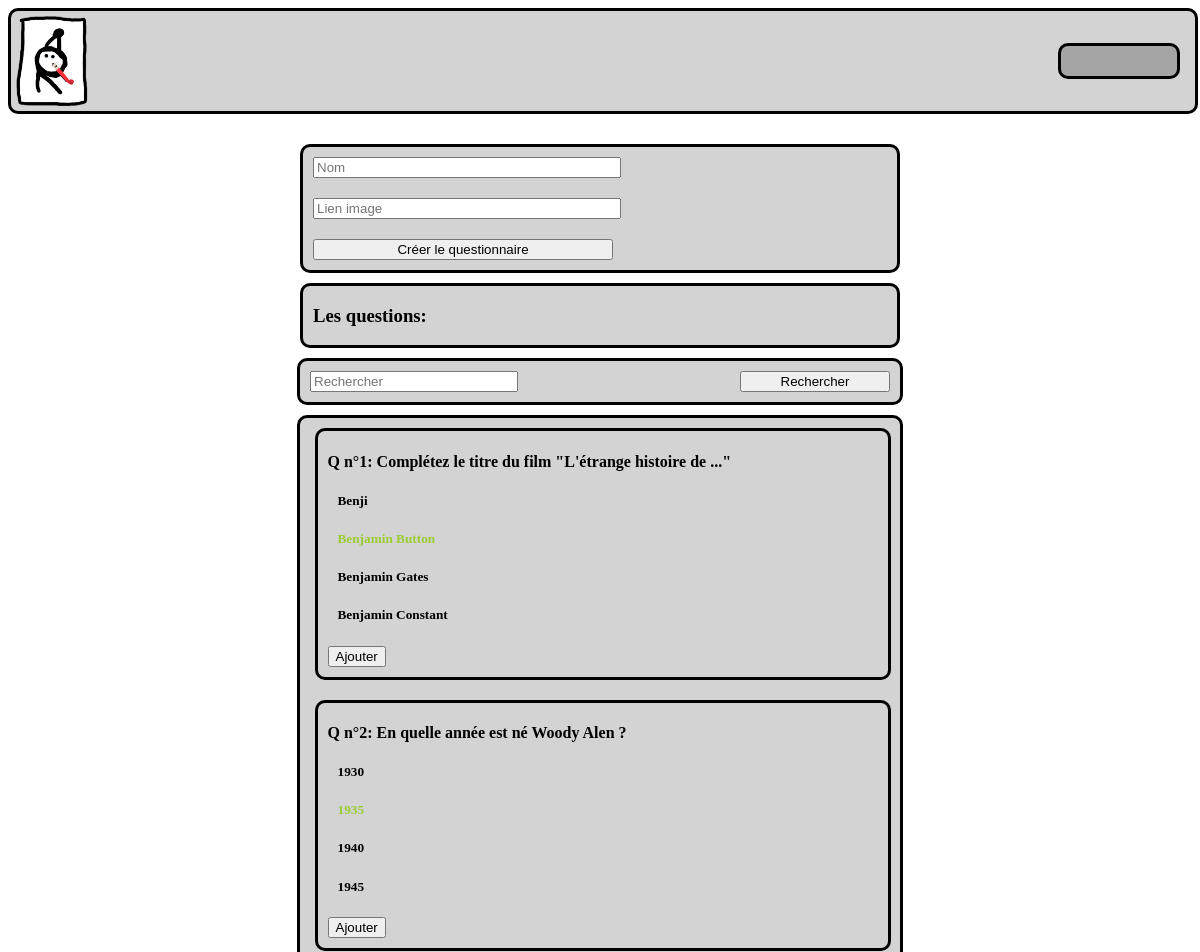
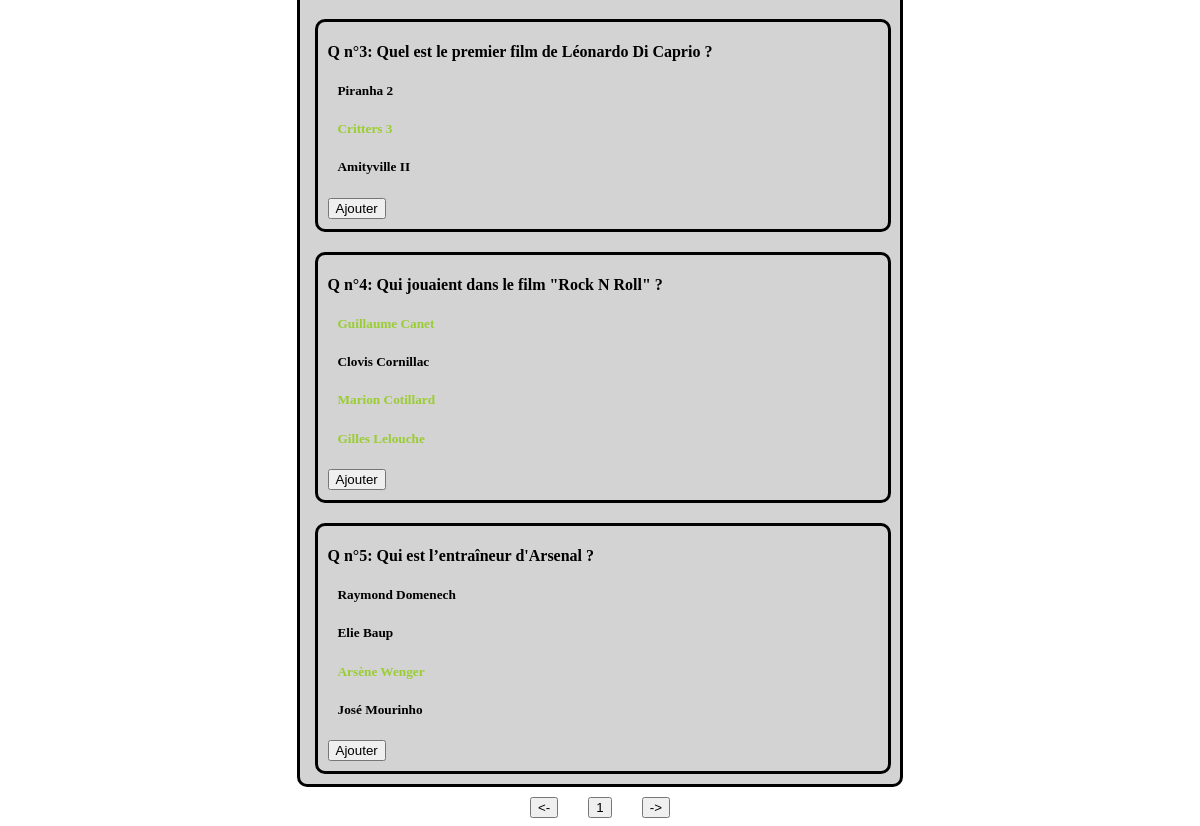
Page /PHP/creerQuestionnaire.php on the committed database (2 pictures, top to bottom).
### tables this page shows
CREATE TABLE IF NOT EXISTS `question` (
  `idQuestion` int(11) NOT NULL AUTO_INCREMENT,
  `libelleQuestion` varchar(100) NOT NULL,
  `type` int(11) NOT NULL,
  `nbReponse` int(11) NOT NULL,
  `nbBonneReponse` int(11) NOT NULL,
  `cheminImgQuestion` varchar(255) DEFAULT NULL,
  PRIMARY KEY (`idQuestion`)
);

CREATE TABLE IF NOT EXISTS `questionreponse` (
  `idQuestion` int(11) NOT NULL,
  `idReponse` int(11) NOT NULL,
  `ordre` int(11) NOT NULL,
  `bonne` int(11) NOT NULL,
  PRIMARY KEY (`idQuestion`,`idReponse`),
  KEY `idReponse` (`idReponse`)
);

CREATE TABLE IF NOT EXISTS `reponse` (
  `idReponse` int(11) NOT NULL AUTO_INCREMENT,
  `valeur` text NOT NULL,
  `cheminImage` varchar(1000) NOT NULL DEFAULT '',
  PRIMARY KEY (`idReponse`)
);

### PHP/creerQuestionnaire.php (the view, shortened to what this page needs)
<!DOCTYPE html>
<html lang="fr">
<head>
    <link rel="stylesheet" href="../CSS/creerQuestionnaire.css">
</head>
<body>
    <?php
    include "./cnx.php";
    $pageAct = 1;
    $questions = $cnx->prepare("SELECT idQuestion, libelleQuestion, type, nbReponse, nbBonneReponse, cheminImgQuestion
                                FROM question
                                LIMIT 0, 5");
    $questions->execute();
    ?>
    <div id="head">
        <div id="divLogo">
            <a href="./accueil.php"><img id="imgLogo" src="../MEDIAS/logoContour.png"></a>
        </div>
        <div id="divProfil">
        </div>
    </div>
    <div id="divCreerQuestionnaire">
        <form id="frmQuestionnaire" action="./creerQuestionnaire.php" method="get">
            <div id="divQuestionnaire">
                <input required class="inputQuestionnaire" type="text" name="nom" placeholder="Nom">
                <input required class="inputQuestionnaire" type="text" name="lienimage" placeholder="Lien image">
                <input class="inputQuestionnaire" type="submit" value="Créer le questionnaire">
            </div>
            <div id="divQuestionsQuestionnaire">
                <h3>Les questions: </h3>
            </div>
        </form>
        <div id="divRecherche">
            <input type="text" name="recherche" id="inputRecherche" placeholder="Rechercher">
            <input type="button" value="Rechercher" id="btnRecherche">
        </div>
        <div id="divQuestions">
            <?php
                foreach($questions->fetchAll(PDO::FETCH_ASSOC) as $ligne){
                    $reponses = $cnx->prepare("SELECT reponse.valeur, questionreponse.bonne
                                                FROM reponse, questionreponse
                                                WHERE questionreponse.idQuestion = :idQuestion
                                                AND questionreponse.idReponse = reponse.idReponse");
                    $reponses->bindValue(":idQuestion", $ligne["idQuestion"], PDO::PARAM_INT);
                    $reponses->execute();
                    echo "<div class='divQuestion'>";
                        echo "<h4>Q n°".$ligne["idQuestion"].": ".$ligne["libelleQuestion"]."</h4>";
                        foreach($reponses->fetchAll(PDO::FETCH_ASSOC) as $ligne2){
                            if($ligne2["bonne"] == 1){
                                $bonne = "class='bonne'";
                            }
                            else{
                                $bonne = "";
                            }
                            echo "<h5 ".$bonne.">".$ligne2["valeur"]."</h5>";
                        }
                        echo "<input id='".$ligne["idQuestion"]."' class='btn' type='button' value='Ajouter'>";
                    echo "</div>";
                }
            ?>
        </div>
        <div id="divBtnsPages">
            <input type="button" value="<-" id="btnPagePre">
            <input id="btnNb" type="button" value="<?php echo $pageAct; ?>">
            <input type="button" value="->" id="btnPageSui">
        </div>
    </div>
</body>
</html>

### CSS/creerQuestionnaire.css (style rules this page uses)
#head { display: flex; height: 100px; background-color: lightgray; width: 100%; align-items: center; border-radius: 10px; border: black solid; }
#divLogo { height: 90px; width: 90%; margin-left: 5px; }
#imgLogo { height: 90px; }
#divProfil { background-color: rgb(165, 165, 165); width: 10%; display: flex; flex-direction: row-reverse; align-items: center; justify-content: center; margin-right: 15px; height: 30px; border-radius: 10px; border: black solid; }
#divCreerQuestionnaire { display: flex; justify-content: center; width: 100%; flex-direction: column; align-items: center; }
#frmQuestionnaire { display: flex; flex-direction: column; width: 600px; margin-top: 30px; }
#divQuestionnaire { background-color: lightgray; border: black solid; border-radius: 10px; display: flex; flex-direction: column; }
.inputQuestionnaire { width: 300px; margin-left: 10px; margin-top: 10px; margin-bottom: 10px; }
#divQuestionsQuestionnaire,#divRecherche,#divQuestions { border: solid black; border-radius: 10px; display: flex; flex-direction: column; background-color: lightgray; min-height: 10px; overflow: auto; margin-top: 10px; }
#divRecherche { flex-direction: row; justify-content: space-between; }
#divRecherche,#divQuestions { width: 600px; }
#divQuestions { display: flex; align-items: center; min-height: 10px; overflow: auto; }
#inputRecherche { margin-top: 10px; margin-bottom: 10px; margin-left: 10px; width: 200px; }
#btnRecherche { margin-top: 10px; margin-bottom: 10px; margin-right: 10px; width: 150px; }
h3,h4 { margin-left: 10px; }
h5 { margin-left: 20px; }
.divQuestion { border: black solid; border-radius: 10px; width: 570px; margin-top: 10px; margin-bottom: 10px; margin-left: 5px; }
.bonne { color: yellowgreen; }
.btn { margin-left: 10px; margin-bottom: 10px; }
#divBtnsPages { display: flex; width: 200px; justify-content: space-evenly; margin-top: 10px; }

### rows in the picture
question: idQuestion "1", libelleQuestion "Complétez le titre du film \"L'étrange histoire de ...\""
questionreponse: idReponse.valeur "Benji"
questionreponse: idReponse.valeur "Benjamin Button"
questionreponse: idReponse.valeur "Benjamin Gates"
questionreponse: idReponse.valeur "Benjamin Constant"
question: idQuestion "2", libelleQuestion "En quelle année est né Woody Alen ?"
questionreponse: idReponse.valeur "1930"
questionreponse: idReponse.valeur "1935"
questionreponse: idReponse.valeur "1940"
questionreponse: idReponse.valeur "1945"
question: idQuestion "3", libelleQuestion "Quel est le premier film de Léonardo Di Caprio ?"
questionreponse: idReponse.valeur "Piranha 2"
questionreponse: idReponse.valeur "Critters 3"
questionreponse: idReponse.valeur "Amityville II"
question: idQuestion "4", libelleQuestion "Qui jouaient dans le film \"Rock N Roll\" ?"
questionreponse: idReponse.valeur "Guillaume Canet"
questionreponse: idReponse.valeur "Clovis Cornillac"
questionreponse: idReponse.valeur "Marion Cotillard"
questionreponse: idReponse.valeur "Gilles Lelouche"
question: idQuestion "5", libelleQuestion "Qui est l’entraîneur d'Arsenal ?"
questionreponse: idReponse.valeur "Raymond Domenech"
questionreponse: idReponse.valeur "Elie Baup"
questionreponse: idReponse.valeur "Arsène Wenger"
questionreponse: idReponse.valeur "José Mourinho"
